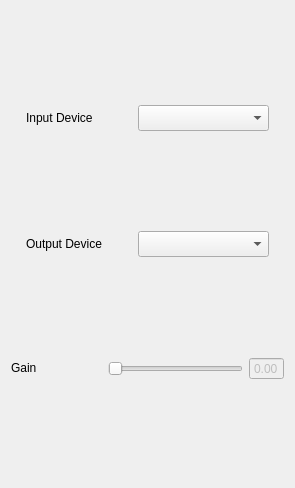
           <widget class="QWidget" name="page_5">
            <property name="geometry">
             <rect>
              <x>0</x>
              <y>0</y>
              <width>295</width>
              <height>488</height>
             </rect>
            </property>
            <attribute name="label">
             <string>Device Settings</string>
            </attribute>
            <layout class="QVBoxLayout" name="verticalLayout_12">
             <item>
              <layout class="QHBoxLayout" name="horizontalLayout_13">
               <item>
                <widget class="QLabel" name="label_28">
                 <property name="minimumSize">
                  <size>
                   <width>91</width>
                   <height>16</height>
                  </size>
                 </property>
                 <property name="maximumSize">
                  <size>
                   <width>91</width>
                   <height>16</height>
                  </size>
                 </property>
                 <property name="text">
                  <string>Input Device</string>
                 </property>
                </widget>
               </item>
               <item>
                <widget class="QComboBox" name="comboBox_2">
                 <property name="minimumSize">
                  <size>
                   <width>131</width>
                   <height>26</height>
                  </size>
                 </property>
                 <property name="maximumSize">
                  <size>
                   <width>131</width>
                   <height>26</height>
                  </size>
                 </property>
                </widget>
               </item>
              </layout>
             </item>
             <item>
              <layout class="QHBoxLayout" name="horizontalLayout_14">
               <item>
                <widget class="QLabel" name="label_27">
                 <property name="minimumSize">
                  <size>
                   <width>91</width>
                   <height>16</height>
                  </size>
                 </property>
                 <property name="maximumSize">
                  <size>
                   <width>91</width>
                   <height>16</height>
                  </size>
                 </property>
                 <property name="text">
                  <string>Output Device</string>
                 </property>
                </widget>
               </item>
               <item>
                <widget class="QComboBox" name="comboBox_3">
                 <property name="minimumSize">
                  <size>
                   <width>131</width>
                   <height>26</height>
                  </size>
                 </property>
                 <property name="maximumSize">
                  <size>
                   <width>131</width>
                   <height>26</height>
                  </size>
                 </property>
                </widget>
               </item>
              </layout>
             </item>
             <item>
              <layout class="QHBoxLayout" name="horizontalLayout_20">
               <item>
                <widget class="QLabel" name="label_37">
                 <property name="minimumSize">
                  <size>
                   <width>91</width>
                   <height>16</height>
                  </size>
                 </property>
                 <property name="maximumSize">
                  <size>
                   <width>91</width>
                   <height>16</height>
                  </size>
                 </property>
                 <property name="text">
                  <string>Gain</string>
                 </property>
                </widget>
               </item>
               <item>
                <widget class="QSlider" name="horizontalSlider">
                 <property name="orientation">
                  <enum>Qt::Horizontal</enum>
                 </property>
                </widget>
               </item>
               <item>
                <widget class="QDoubleSpinBox" name="doubleSpinBox">
                 <property name="enabled">
                  <bool>false</bool>
                 </property>
                 <property name="buttonSymbols">
                  <enum>QAbstractSpinBox::NoButtons</enum>
                 </property>
                 <property name="maximum">
                  <double>1.000000000000000</double>
                 </property>
                 <property name="singleStep">
                  <double>0.100000000000000</double>
                 </property>
                </widget>
               </item>
              </layout>
             </item>
            </layout>
           </widget>
